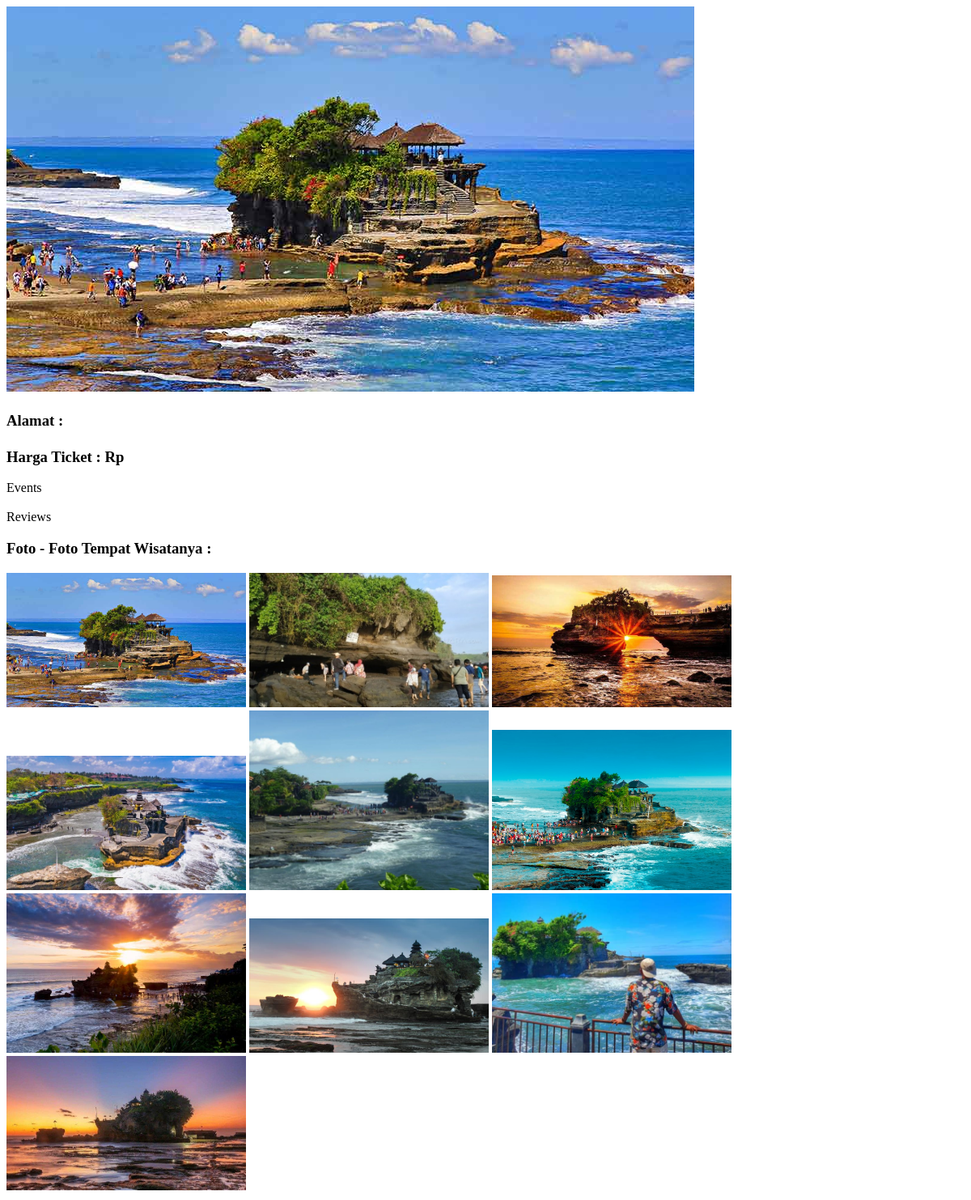
/wisata_page.php?place=Tanah Lot, run on an earlier commit of the app's database.
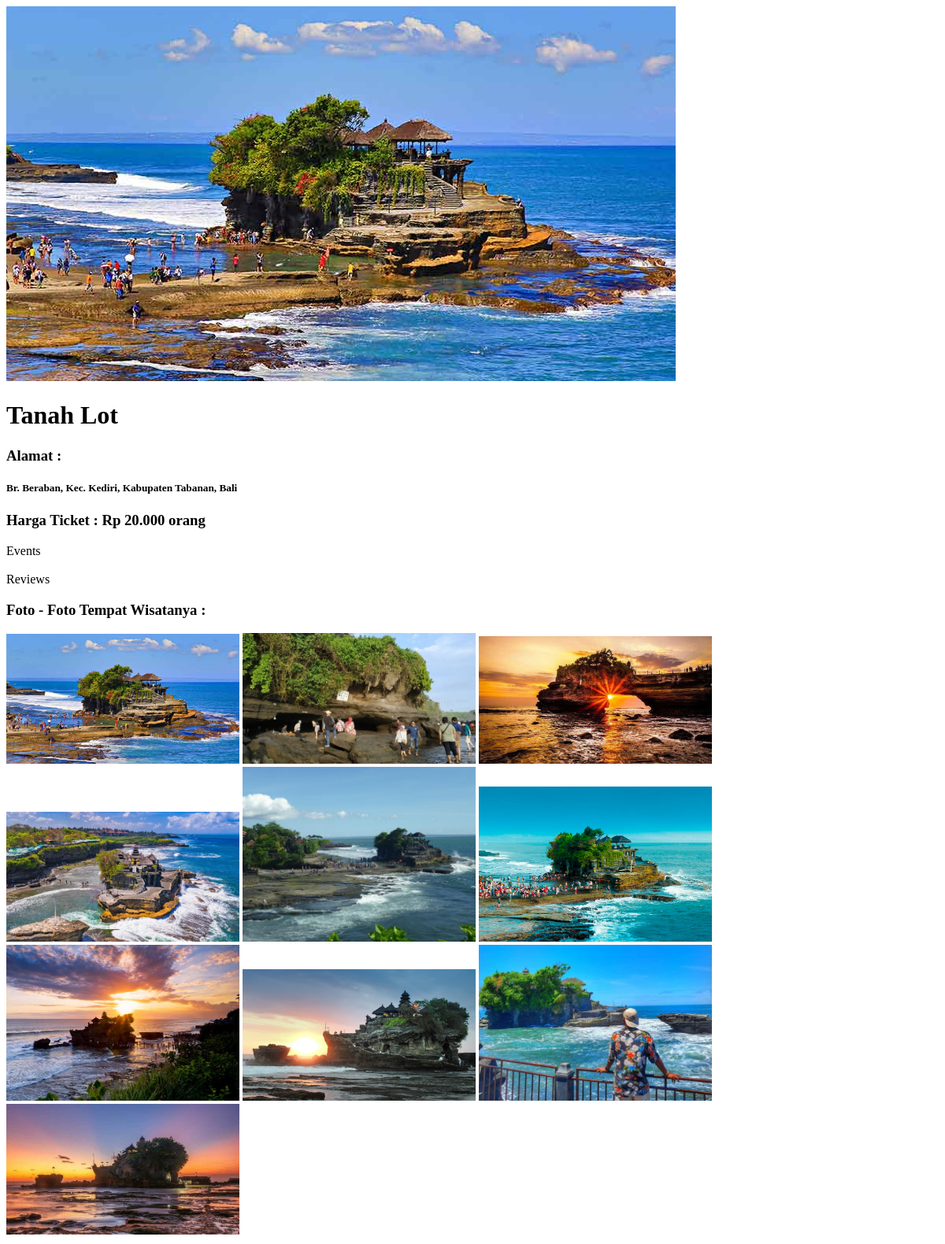
And on a later commit of the database.
### tables this page shows
CREATE TABLE `detail_wisata` (
  `id` int NOT NULL AUTO_INCREMENT,
  `place_name` varchar(50) NOT NULL,
  `title` varchar(50) NOT NULL,
  `price` varchar(25) NOT NULL,
  `address` varchar(100) NOT NULL,
  PRIMARY KEY (`id`)
);

### db.php (called while the page is built, shortened)
<?php
$host = "localhost";
$name = "wisata_finder";
$user = "root";
$pass = "125125";
$conn = mysqli_connect($host, $user, $pass, $name);
function get_detail_wisata($keyword){
  global $conn;
  $query = mysqli_query($conn, "SELECT * FROM detail_wisata WHERE place_name = '$keyword'");
  while( $temp = mysqli_fetch_assoc($query)){
    $detail[] = $temp;
  }
  return $detail[0];
}

### wisata_page.php (the view, shortened to what this page needs)
<?php
    require "db.php";
    $place_name = $_GET["place"];
    $detail = get_detail_wisata($place_name);
?>
<!DOCTYPE html>
<html lang="en">
<head>
</head>
<body id="nilai" getNilai="<?php echo $place_name;?>">
    <img src="<?php echo "Tempat Wisata\\" . $place_name . "\\" . $place_name . "-1.jpg"; ?>" alt="">
    <h1><?php echo $detail["title"]?></h1>
    <h3>Alamat :</h3>
    <h5><?php echo $detail["address"] ?></h5>
    <h3>Harga Ticket : Rp <?php echo $detail["price"] ?></h3>
    <label id="event">Events</label>
    <div id="list event"></div><br>
    <label id="review">Reviews</label>
    <h3>Foto - Foto Tempat Wisatanya :</h3>
    <?php for($i = 1; $i <= 10; $i++): ?>
        <img src="<?php echo "Tempat Wisata\\" . $place_name . "\\" . $place_name . "-$i.jpg"; ?>" alt="error" width="25%">
    <?php endfor ?>
</body>
</html>

What changed in the data, as far as the page shows it:
added detail_wisata: title "Tanah Lot", address "Br. Beraban, Kec. Kediri, Kabupaten Tabanan, Bali", price "20.000 orang"
